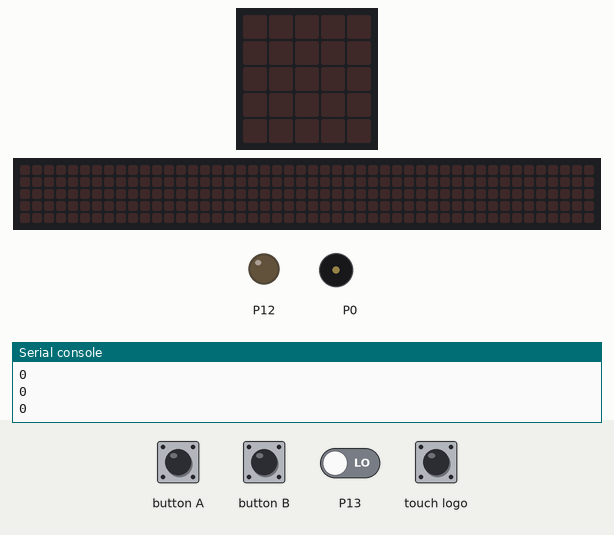
Simulated run of this program. Board: BBC micro:bit (MakeCode). Parts: the board's 5×5 LED display, a strip that is not on the board, showing the scrolling text unrolled, output pins drawn as LEDs (lit = HIGH), buzzer (waves = sounding), the last lines printed to the serial console. The inputs (shaded band) are chosen by the test bench; at power-on: P13 LOW. The 48×5 strip is a reading aid, not a part: it shows the text the display is scrolling, unrolled, one strip-width of it at a time.

Above: at 1.2 s.
1.3 s: touch logo pressed for 0.15 s
At 3.1 s:
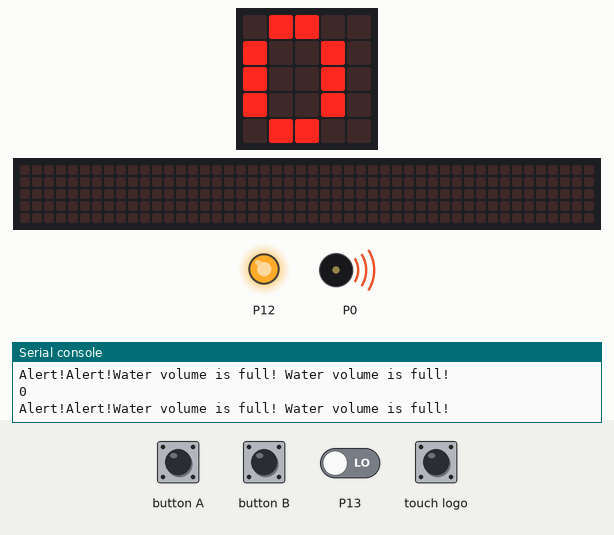
3.5 s: button B pressed for 0.15 s
At 8.7 s:
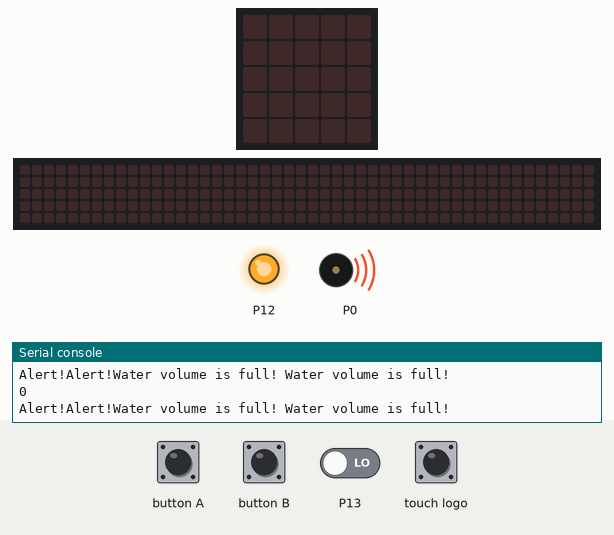
9.5 s: button B pressed for 1 s
At 13.79 s:
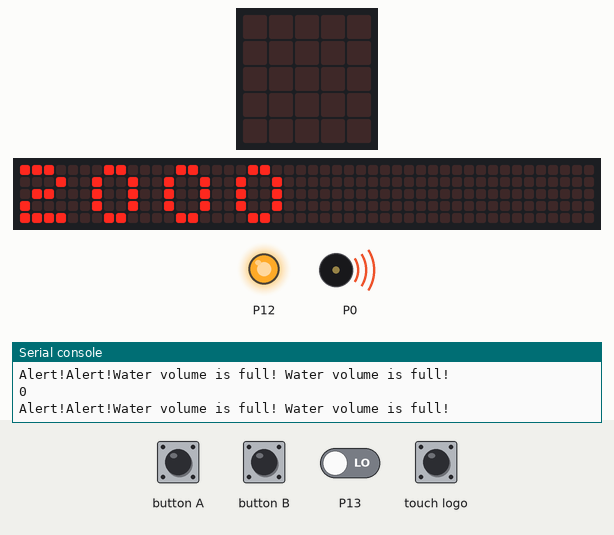
Timing chart, 0 to 15.3 s (numbered marks = the images above; inputs shaded):
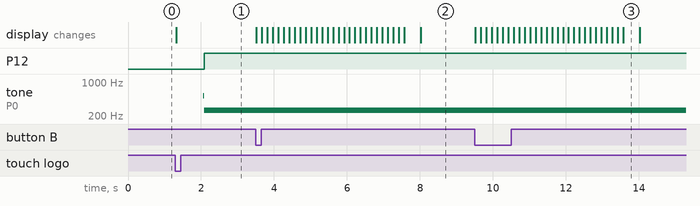

Measured:
- after the input at 1.3 s, P12: LOW → HIGH after 0.79 s; tone on P0: silent → 523 Hz after 0.77 s, → 262 Hz 0.02 s later; the display: changes at once (image 1)
- after the input at 3.5 s, the display: first changes at once (image 2 shows a later state)
- after the input at 9.5 s, the display: changes at once (image 3)
- what the display in image 3 shows lasts 0.4 s, from 13.6 s to 14.0 s

The program:

main.ts
```typescript
/**
 * NO5:你要设置的值
 *
 * 1010：徽标被按下的次数
 */
pins.onPulsed(DigitalPin.P13, PulseValue.High, function () {
    if (pins.pulseDuration() >= 10) {
        num += 1
        reg = num
    }
})
let reg = 0
let num = 0
let _1010 = 0
music.setVolume(0)
let NO3 = 0
num = 0
let NO6 = 0
let NO8 = 0
let _0101 = 0
let NO5 = 4
pins.digitalWritePin(DigitalPin.P12, 0)
music.setVolume(0)
basic.forever(function () {
    serial.redirectToUSB()
    serial.writeLine("" + (reg))
    if (reg >= NO5) {
        serial.redirectToUSB()
        serial.writeLine("Alert!Alert!Water volume is full! Water volume is full! ")
        music.setVolume(127)
        music.ringTone(262)
        pins.digitalWritePin(DigitalPin.P12, 1)
    }
    if (input.buttonIsPressed(Button.A)) {
        NO3 += 1
        if (NO3 % 2 == 0) {
            NO6 = 1
        }
    }
    if (input.buttonIsPressed(Button.B)) {
        if (NO6 % 2 == 0) {
            NO8 += 1000
            basic.showNumber(NO8)
        } else {
            NO8 += 100
            basic.showNumber(NO8)
        }
    }
    if (input.logoIsPressed()) {
        basic.showNumber(NO8)
        _1010 += 1
        NO5 = NO8 * 5.26
        music.setVolume(255)
        music.ringTone(523)
        music.setVolume(0)
    }
    if (_1010 >= 2) {
        NO5 = 1500 * 5.26
        basic.showNumber(1)
        if (reg >= NO5) {
            serial.redirectToUSB()
            serial.writeLine("Alert!Alert!Water volume is full! Water volume is full! ")
            music.setVolume(255)
            music.ringTone(523)
            pins.digitalWritePin(DigitalPin.P12, 1)
        }
    }
})
```

test.ts
```typescript
// 在此处测试；当此软件包作为插件使用时，将不会编译此软件包。
```
